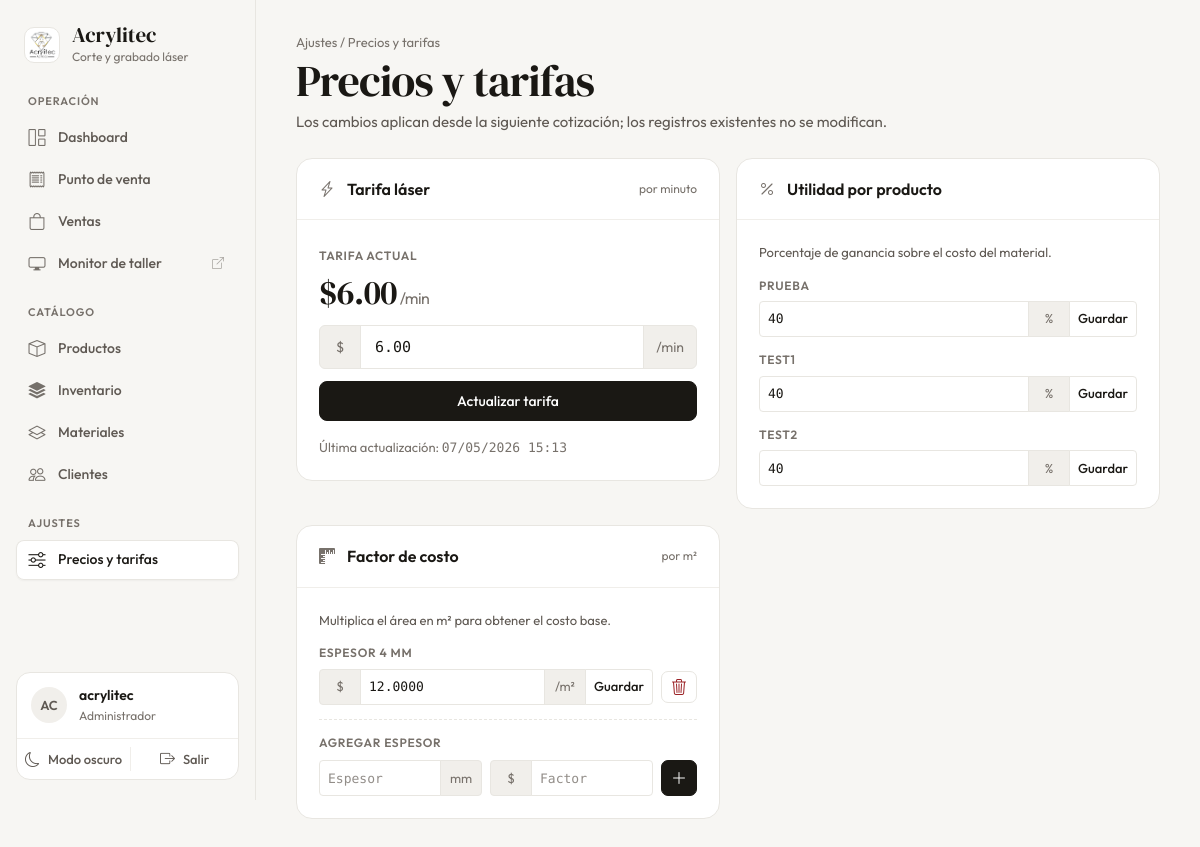
/configuracion/ (signed in), run on an earlier commit of the app's database.
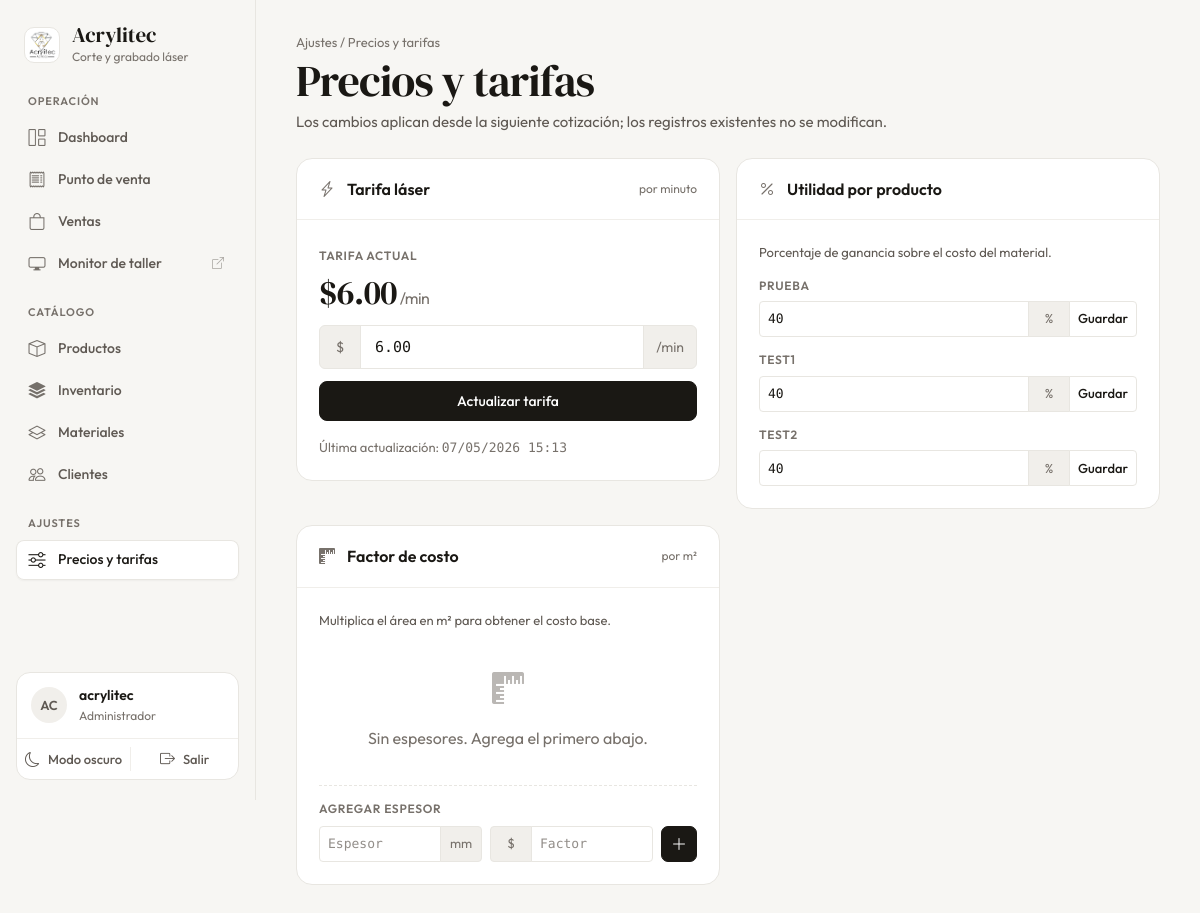
And on a later commit of the database.
### gestion/models.py (models this page shows, shortened)
class ConfiguracionPrecios(models.Model):
    tarifa_laser_minuto = models.DecimalField(
        max_digits=8, decimal_places=2, default=15.00,
        verbose_name="Tarifa láser por minuto ($)"
    )
    actualizado = models.DateTimeField(auto_now=True)
    class Meta:
        managed = True
        db_table = 'configuracion_precios'
        verbose_name = "Configuración de Precios"
        verbose_name_plural = "Configuración de Precios"
    @classmethod
    def get_config(cls):
        obj, _ = cls.objects.get_or_create(pk=1)
        return obj

class Productos(models.Model):
    id_producto = models.AutoField(primary_key=True)
    nombre = models.CharField(max_length=100, blank=True, null=True)
    detalle = models.CharField(max_length=100, blank=True, null=True)
    precio_fijo = models.DecimalField(max_digits=10, decimal_places=2, blank=True, null=True, verbose_name="Precio Fijo (Opcional)")
    porcentaje_utilidad = models.IntegerField(default=40)
    foto = models.CharField(max_length=255, blank=True, null=True)
    stock_actual = models.IntegerField(default=0, verbose_name="Stock Actual")
    stock_minimo = models.IntegerField(default=0, verbose_name="Stock Mínimo")
    class Meta:
        managed = True
        db_table = 'productos'
        verbose_name = "Producto"
        verbose_name_plural = "Productos"

class TabuladorCostos(models.Model):
    id_tabulador = models.AutoField(primary_key=True)
    espesor_mm = models.IntegerField()
    factor_costo = models.DecimalField(max_digits=10, decimal_places=4)
    class Meta:
        managed = True
        db_table = 'tabulador_costos'
        verbose_name = "Tabulador_Costo"
        verbose_name_plural = "Tabulador_Costos"

### gestion/views.py (the view, shortened to what this page needs)
# urls.py: path('configuracion/', views.configuracion_precios, name='configuracion_precios'),
@login_required
def configuracion_precios(request):
    config = ConfiguracionPrecios.get_config()
    productos = Productos.objects.all()
    tabuladores = TabuladorCostos.objects.order_by('espesor_mm')
    return render(request, 'gestion/configuracion_precios.html', {
        'config': config, 'productos': productos, 'tabuladores': tabuladores,
    })

### gestion/templates/gestion/configuracion_precios.html (shortened to what this page needs)
{% extends 'gestion/base.html' %}
{% block content %}
<header class="page-header">
    <div class="page-heading">
        <span class="page-eyebrow">Ajustes / Precios y tarifas</span>
        <h1 class="page-title">Precios y tarifas</h1>
        <p class="page-subtitle">Los cambios aplican desde la siguiente cotización; los registros existentes no se modifican.</p>
    </div>
</header>
<div style="display: grid; grid-template-columns: repeat(auto-fit, minmax(300px, 1fr)); gap: 16px; align-items: start;">
    <section class="card">
        <div class="card-header">
            <span class="card-title-row"><i class="bi bi-lightning-charge" style="color: var(--clr-text-muted);"></i>Tarifa láser</span>
            <span class="card-hint">por minuto</span>
        </div>
        <div class="card-body" style="display: flex; flex-direction: column; gap: 16px;">
            <div>
                <span class="eyebrow">Tarifa actual</span>
                <div class="serif" style="margin-top: 8px; font-size: 2.125rem; line-height: 1;">${{ config.tarifa_laser_minuto }}<span class="text-muted" style="font-family: var(--font-sans); font-size: 1rem;"> /min</span></div>
            </div>
            <form method="POST" style="display: flex; flex-direction: column; gap: 12px;">
                <div class="input-group">
                    <span class="input-group-text">$</span>
                    <input type="number" name="tarifa_laser_minuto" step="0.50" min="1"
                           value="{{ config.tarifa_laser_minuto }}" class="form-control" required aria-label="Tarifa por minuto">
                    <span class="input-group-text">/min</span>
                </div>
                <button type="submit" class="btn btn-primary w-100">Actualizar tarifa</button>
            </form>
            <span class="text-muted" style="font-size: 0.8125rem;">Última actualización: <span class="text-num">{{ config.actualizado|date:"d/m/Y H:i" }}</span></span>
        </div>
    </section>
    <section class="card">
        <div class="card-header">
            <span class="card-title-row"><i class="bi bi-percent" style="color: var(--clr-text-muted);"></i>Utilidad por producto</span>
        </div>
        <div class="card-body" style="display: flex; flex-direction: column; gap: 14px;">
            <p style="margin: 0; font-size: 0.8125rem;">Porcentaje de ganancia sobre el costo del material.</p>
            {% for prod in productos %}
            <form method="POST" style="display: flex; flex-direction: column; gap: 6px;">
                <label class="form-label" style="margin: 0;" for="util{{ prod.id_producto }}">{{ prod.nombre }}</label>
                <div class="input-group input-group-sm">
                    <input type="number" id="util{{ prod.id_producto }}" name="porcentaje_utilidad" min="0" max="500"
                           value="{{ prod.porcentaje_utilidad }}" class="form-control" required>
                    <span class="input-group-text">%</span>
                    <button type="submit" class="btn btn-sm">Guardar</button>
                </div>
            </form>
            {% empty %}
            <p class="text-muted" style="margin: 0;">No hay productos. <a href="{% url 'lista_productos' %}" style="text-decoration: underline;">Agrega uno.</a></p>
            {% endfor %}
        </div>
    </section>
    <section class="card">
        <div class="card-header">
            <span class="card-title-row"><i class="bi bi-rulers" style="color: var(--clr-text-muted);"></i>Factor de costo</span>
            <span class="card-hint">por m²</span>
        </div>
        <div class="card-body" style="display: flex; flex-direction: column; gap: 14px;">
            <p style="margin: 0; font-size: 0.8125rem;">Multiplica el área en m² para obtener el costo base.</p>
            {% for tab in tabuladores %}
            <div style="display: flex; flex-direction: column; gap: 6px;">
                <span class="form-label" style="margin: 0;">Espesor {{ tab.espesor_mm }} mm</span>
                <div style="display: flex; gap: 8px; align-items: center;">
                    <form method="POST" style="flex: 1; margin: 0;">
                        <div class="input-group input-group-sm">
                            <span class="input-group-text">$</span>
                            <input type="number" name="factor_costo" step="0.01" min="1"
                                   value="{{ tab.factor_costo }}" class="form-control" required aria-label="Factor para {{ tab.espesor_mm }} mm">
                            <span class="input-group-text">/m²</span>
                            <button type="submit" class="btn btn-sm">Guardar</button>
                        </div>
                    </form>
                    <form method="POST" style="margin: 0;" onsubmit="return confirm('¿Eliminar el espesor de {{ tab.espesor_mm }} mm?');">
                        <button type="submit" class="btn btn-sm btn-outline-danger btn-icon" title="Eliminar espesor" aria-label="Eliminar espesor de {{ tab.espesor_mm }} mm">
                            <i class="bi bi-trash3"></i>
                        </button>
                    </form>
                </div>
            </div>
            {% empty %}
            <div class="empty-state" style="padding: 20px 0;">
                <i class="bi bi-rulers"></i>
                <p>Sin espesores. Agrega el primero abajo.</p>
            </div>
            {% endfor %}
            <form method="POST" style="display: flex; flex-direction: column; gap: 8px; padding-top: 14px; border-top: 1px dashed var(--clr-border);">
                <span class="form-label" style="margin: 0;">Agregar espesor</span>
                <div style="display: flex; gap: 8px;">
                    <div class="input-group input-group-sm" style="flex: 1;">
                        <input type="number" name="espesor_mm" min="1" placeholder="Espesor" class="form-control" required aria-label="Espesor en mm">
                        <span class="input-group-text">mm</span>
                    </div>
                    <div class="input-group input-group-sm" style="flex: 1;">
                        <span class="input-group-text">$</span>
                        <input type="number" name="factor_costo_nuevo" step="0.01" placeholder="Factor" class="form-control" required aria-label="Factor de costo">
                    </div>
                    <button type="submit" class="btn btn-sm btn-primary btn-icon" aria-label="Agregar espesor"><i class="bi bi-plus-lg"></i></button>
                </div>
            </form>
        </div>
    </section>
</div>
{% endblock %}

### gestion/templates/gestion/base.html (shortened to what this page needs)
{% load static %}
<!DOCTYPE html>
<html lang="es">
<head>
    <link href="https://cdn.jsdelivr.net/npm/bootstrap@5.3.0/dist/css/bootstrap.min.css" rel="stylesheet">
    <link href="https://cdn.jsdelivr.net/npm/bootstrap-icons@1.11.3/font/bootstrap-icons.min.css" rel="stylesheet">
    <link href="https://cdn.jsdelivr.net/npm/select2@4.1.0-rc.0/dist/css/select2.min.css" rel="stylesheet">
    <link href="https://cdn.jsdelivr.net/npm/select2-bootstrap-5-theme@1.3.0/dist/select2-bootstrap-5-theme.min.css" rel="stylesheet">
    <link href="{% static 'gestion/css/main.css' %}" rel="stylesheet">
</head>
<body>
{% with url_name=request.resolver_match.url_name %}
<div class="app-shell">
    <aside class="sidebar" id="sidebar" aria-label="Navegación principal">
        <a class="sidebar-brand" href="{% url 'dashboard' %}">
            <span class="sidebar-logo"><img src="{% static 'gestion/img/logo_acrylitec.png' %}" alt=""></span>
            <span class="sidebar-brand-text">
                <span class="sidebar-brand-name">Acrylitec</span>
                <span class="sidebar-brand-sub">Corte y grabado láser</span>
            </span>
        </a>
        <nav class="sidebar-nav">
            <div class="nav-group">
                <span class="nav-group-label">Operación</span>
                {% if request.user.is_superuser or request.user.groups.all.0.name == 'Administrador' %}
                <a class="side-link {% if url_name == 'dashboard' %}active{% endif %}" href="{% url 'dashboard' %}" {% if url_name == 'dashboard' %}aria-current="page"{% endif %}>
                    <i class="bi bi-grid-1x2"></i><span>Dashboard</span>
                </a>
                {% endif %}
                <a class="side-link {% if url_name == 'nuevo_pedido' %}active{% endif %}" href="{% url 'nuevo_pedido' %}" {% if url_name == 'nuevo_pedido' %}aria-current="page"{% endif %}>
                    <i class="bi bi-receipt"></i><span>Punto de venta</span>
                </a>
                <a class="side-link {% if url_name == 'lista_ventas' or url_name == 'detalle_venta' %}active{% endif %}" href="{% url 'lista_ventas' %}" {% if url_name == 'lista_ventas' %}aria-current="page"{% endif %}>
                    <i class="bi bi-bag"></i><span>Ventas</span>
                </a>
                <a class="side-link" href="{% url 'pantalla_pendientes' %}" target="_blank" rel="noopener">
                    <i class="bi bi-display"></i><span>Monitor de taller</span><i class="bi bi-box-arrow-up-right ext" aria-hidden="true"></i>
                </a>
            </div>
            <div class="nav-group">
                <span class="nav-group-label">Catálogo</span>
                <a class="side-link {% if url_name == 'lista_productos' or url_name == 'crear_producto' or url_name == 'editar_producto' or url_name == 'eliminar_producto' %}active{% endif %}" href="{% url 'lista_productos' %}">
                    <i class="bi bi-box"></i><span>Productos</span>
                </a>
                <a class="side-link {% if url_name == 'inventario_productos' or url_name == 'editar_stock_producto' %}active{% endif %}" href="{% url 'inventario_productos' %}">
                    <i class="bi bi-stack"></i><span>Inventario</span>
                </a>
                <a class="side-link {% if url_name == 'lista_materiales' or url_name == 'crear_material' or url_name == 'eliminar_material' %}active{% endif %}" href="{% url 'lista_materiales' %}">
                    <i class="bi bi-layers"></i><span>Materiales</span>
                </a>
                <a class="side-link {% if url_name == 'lista_clientes' or url_name == 'crear_cliente' or url_name == 'eliminar_cliente' %}active{% endif %}" href="{% url 'lista_clientes' %}">
                    <i class="bi bi-people"></i><span>Clientes</span>
                </a>
            </div>
            {% if request.user.is_superuser or request.user.groups.all.0.name == 'Administrador' %}
            <div class="nav-group">
                <span class="nav-group-label">Ajustes</span>
                <a class="side-link {% if url_name == 'configuracion_precios' %}active{% endif %}" href="{% url 'configuracion_precios' %}">
                    <i class="bi bi-sliders"></i><span>Precios y tarifas</span>
                </a>
            </div>
            {% endif %}
        </nav>
        <div class="sidebar-user">
            <div class="sidebar-user-info">
                <span class="avatar">{{ request.user.username|slice:":2"|upper }}</span>
                <span class="sidebar-user-text">
                    <span class="sidebar-user-name">{{ request.user.get_full_name|default:request.user.username }}</span>
                    <span class="sidebar-user-role">{% if request.user.is_superuser %}Administrador{% else %}{{ request.user.groups.all.0.name|default:"Usuario" }}{% endif %}</span>
                </span>
            </div>
            <div class="sidebar-user-actions">
                <button class="sidebar-action theme-toggle" type="button" data-theme-toggle aria-label="Cambiar a modo oscuro">
                    <span class="sidebar-action-icon" aria-hidden="true">
                        <i class="bi bi-moon theme-toggle__moon"></i>
                    </span>
                    <span class="theme-label-light">Modo oscuro</span>
                </button>
                <a class="sidebar-action sidebar-action--logout" href="{% url 'logout' %}">
                    <i class="bi bi-box-arrow-right" aria-hidden="true"></i>
                    <span>Salir</span>
                </a>
            </div>
        </div>
    </aside>
    <div class="app-main">
        <main class="page" id="contenido">
            {% block content %}
            {% endblock %}
        </main>
    </div>
</div>
{% endwith %}
</body>
</html>

What changed in the data, as far as the page shows it:
removed TabuladorCostos: espesor_mm "4", factor_costo "12.0000"
Also different on the page:
text now shown: "Sin espesores. Agrega el primero abajo."
